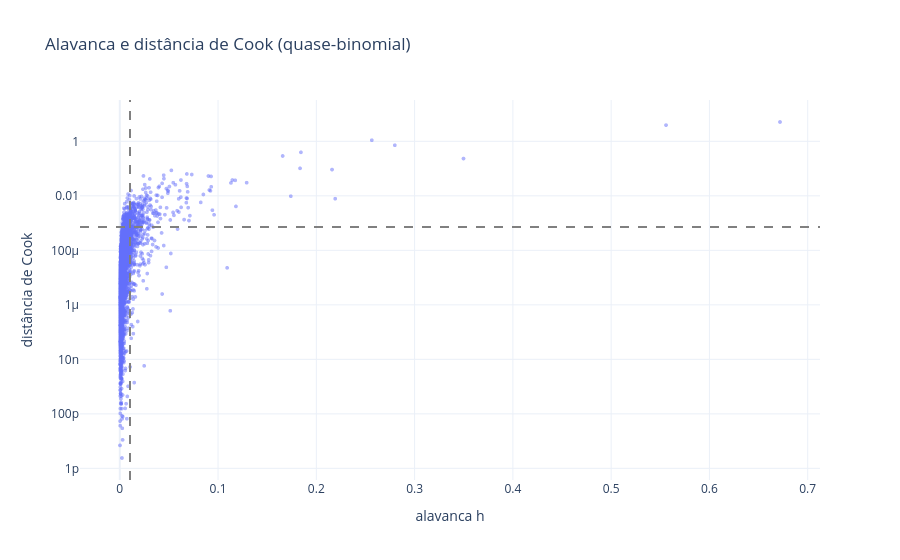

The notebook cell saved with this chart:
### Markdown cell above
### Passo 3 - Alavanca e distância de Cook

A alavanca hᵢ mede quanto o município i puxa o próprio ajuste (diagonal da matriz-chapéu ponderada W^½X(X'WX)⁻¹X'W^½ᵀ, com W = nᵢπ̂ᵢ(1-π̂ᵢ)). A distância de Cook combina alavanca e resíduo de Pearson: Dᵢ = rᵢ² hᵢ / (φ̂ p (1-hᵢ)²). Usamos o `quasi_reglag` (GLM quase-binomial, φ̂ de Pearson). Calculamos à mão, porque o `get_influence()` do statsmodels não trata a resposta de duas colunas com φ de Pearson própria. Valores de referência convencionais: h > 2p/N e D > 4/N, que num N grande sinalizam muitos municípios e servem só como triagem; o que importa é o efeito do reajuste sem os 10 maiores.

Como os pesos da binomial crescem com nᵢ, os municípios grandes (capitais) tendem a ter alavanca alta.

### Code cell
a_q = AJ["quasi_reglag"]; cq = E.CANDIDATOS["quasi_reglag"]
Xq = E.montar_X(df, mapa, a_q.pad, cq.termos).to_numpy(float); pq = Xq.shape[1]; phi_q = a_q.extra["phi"]
pi_q = PI["quasi_reglag"]; W = n * pi_q * (1 - pi_q)
A = np.linalg.inv(Xq.T @ (W[:, None] * Xq))
h = W * np.einsum("ij,jk,ik->i", Xq, A, Xq)
rP = (y - n * pi_q) / np.sqrt(W)
cook = rP ** 2 * h / (phi_q * pq * (1 - h) ** 2)
infl = df[["id_municipio", "nome_municipio", "sigla_uf"]].assign(n=n, prop_obs=y / n, prop_aj=pi_q, alavanca=h, cook=cook, pearson=rP)
top10 = infl.sort_values("cook", ascending=False).head(10)
top10.to_csv(TAB / "diag_influencia_top10.csv", index=False)
print(f"p = {pq}; phi = {phi_q:.2f}; alavanca média = {h.mean():.4f}; max = {h.max():.3f}; "
      f"h > 2p/N: {(h > 2*pq/N).sum()} mun.; D > 4/N: {(cook > 4/N).sum()} mun.; max D = {cook.max():.4f}")
print(top10.round(4).to_string(index=False))
fig = G.alavanca_cook(h, cook, (df["nome_municipio"].astype(str) + "/" + df["sigla_uf"].astype(str)).tolist(), pq)
G.salvar(fig, FIG / "diag_alavanca_cook.html"); fig.show()

### Figure 1 — Plotly figure (JSON) as saved in the notebook; plotly's stock layout.template omitted (floating-point values rounded to 4 significant figures; data arrays with more than 128 entries replaced by an {"elided": "..."} marker saying what was removed)
{"data": [{"marker": {"opacity": 0.5, "size": 4}, "mode": "markers", "text": {"elided": "5570 str values"}, "type": "scattergl", "x": {"elided": "5570 float values"}, "y": {"elided": "5570 float values"}}], "layout": {"shapes": [{"line": {"color": "gray", "dash": "dash"}, "type": "line", "x0": 0.01041, "x1": 0.01041, "xref": "x", "y0": 0, "y1": 1, "yref": "y domain"}, {"line": {"color": "gray", "dash": "dash"}, "type": "line", "x0": 0, "x1": 1, "xref": "x domain", "y0": 0.0007181, "y1": 0.0007181, "yref": "y"}], "title": {"text": "Alavanca e distância de Cook (quase-binomial)"}, "xaxis": {"title": {"text": "alavanca h"}}, "yaxis": {"title": {"text": "distância de Cook"}, "type": "log"}}}
